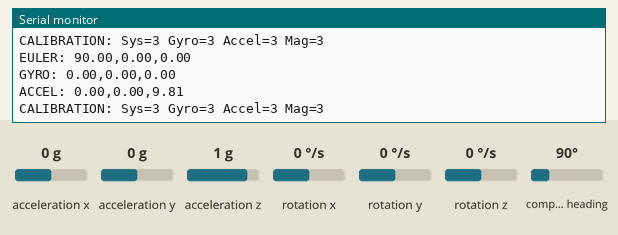
Bench run of a sketch on a simulated Arduino Uno, built with avr-gcc and run on an emulated ATmega328P. On the bench: the last lines printed to the serial monitor. Inputs (shaded band) come from the test bench; at power-on: acceleration x 0 g, acceleration y 0 g, acceleration z 1 g, rotation x 0 °/s, compass heading 90°, rotation y 0 °/s, rotation z 0 °/s.

Above: at 2.2 s.
2.3 s: acceleration x set to -1.4 g
At 3.3 s:
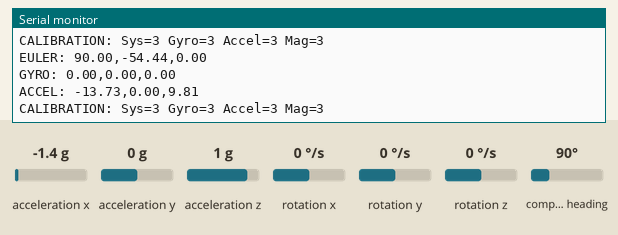
3.8 s: acceleration y set to -1.4 g
At 4.8 s:
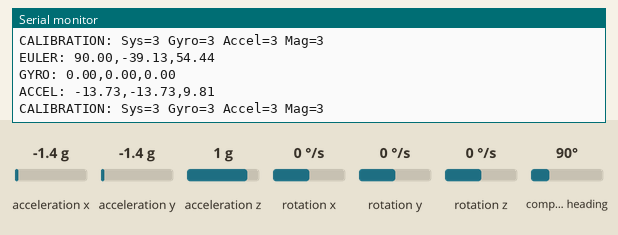
5.3 s: acceleration z set to -1.4 g
At 6.2 s:
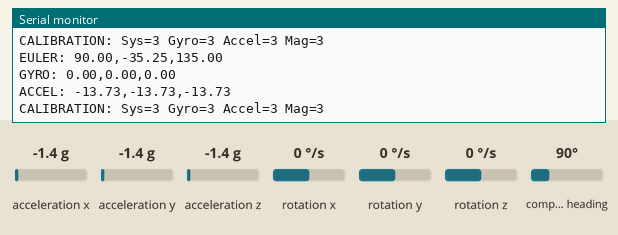
6.8 s: rotation x set to -192 °/s
At 7.9 s:
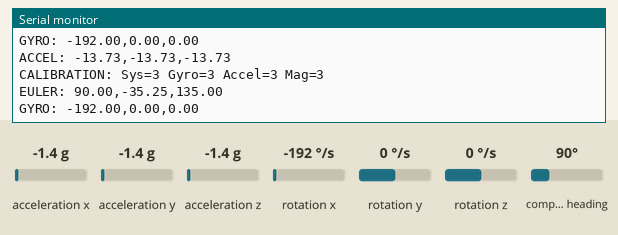
9.8 s: acceleration x set to 0 g
At 10.9 s:
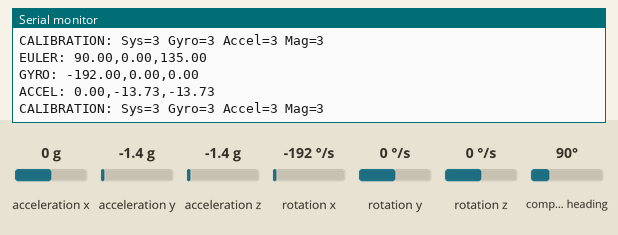
12.8 s: compass heading set to 7°
Timing chart, 0 to 15.8 s (numbered marks = the images above; inputs shaded):
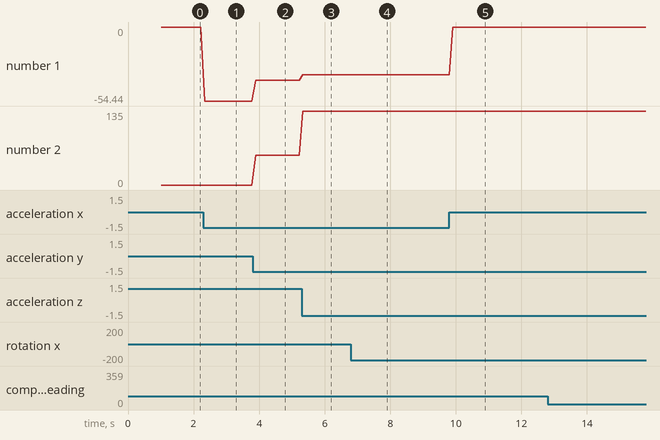

The sketch:

bno_test1.ino
```cpp
#include <Wire.h>
#include <Adafruit_Sensor.h>
#include <Adafruit_BNO055.h>
#include <utility/imumaths.h>

#define BNO055_SAMPLERATE_DELAY_MS (100) //delay between fresh examples

Adafruit_BNO055 bno = Adafruit_BNO055(-1, 0x28); //i2c address

void setup()
{
  // put your setup code here, to run once:
  Serial.begin(115200);

  //initialise
  if(!bno.begin())
  {
    /* There was a problem detecting the BNO055 ... check your connections */
    Serial.print("No BNO055 detected ... Check your wiring or I2C ADDR!");
    while(1);
  }
  else
  {
    Serial.println("BNO055 Initialised");
  }

  delay(1000);

  bno.setExtCrystalUse(true);
}

void loop() {
  // put your main code here, to run repeatedly:
  // Possible vector values can be:
  // - VECTOR_ACCELEROMETER - m/s^2
  // - VECTOR_MAGNETOMETER  - uT
  // - VECTOR_GYROSCOPE     - rad/s
  // - VECTOR_EULER         - degrees
  // - VECTOR_LINEARACCEL   - m/s^2
  // - VECTOR_GRAVITY       - m/s^2
  //imu::Vector<3> NAME = bno.getVector(Adafruit_BNO055::VECTOR_NAME)

  uint8_t system, gyro, accel, mag=0 ;
  bno.getCalibration(&system, &gyro, &accel, &mag);

  imu::Vector<3> euler = bno.getVector(Adafruit_BNO055::VECTOR_EULER);
  imu::Vector<3> gyros = bno.getVector(Adafruit_BNO055::VECTOR_GYROSCOPE);
  imu::Vector<3> acc = bno.getVector(Adafruit_BNO055::VECTOR_ACCELEROMETER);
  imu::Vector<3> magnet = bno.getVector(Adafruit_BNO055::VECTOR_MAGNETOMETER);

  //euler angle
  Serial.print("EULER: ");
  Serial.print(euler.x());
  Serial.print(",");
  Serial.print(euler.y());
  Serial.print(",");
  Serial.println(euler.z());

  //gyro
  Serial.print("GYRO: ");
  Serial.print(gyros.x());
  Serial.print(",");
  Serial.print(gyros.y());
  Serial.print(",");
  Serial.println(gyros.z());

  //accel
  Serial.print("ACCEL: ");
  Serial.print(acc.x());
  Serial.print(",");
  Serial.print(acc.y());
  Serial.print(",");
  Serial.println(acc.z());

  Serial.print("CALIBRATION: Sys=");
  Serial.print(system, DEC);
  Serial.print(" Gyro=");
  Serial.print(gyro, DEC);
  Serial.print(" Accel=");
  Serial.print(accel, DEC);
  Serial.print(" Mag=");
  Serial.println(mag, DEC);

  delay(BNO055_SAMPLERATE_DELAY_MS);
  //Serial.print("\t\t");
}
```

Measured:
- after the input at 2.3 s, the serial monitor: prints a new line at once (image 1)
- after the input at 3.8 s, the serial monitor: prints a new line after 0.09 s (image 2)
- after the input at 5.3 s, the serial monitor: prints a new line at once (image 3)
- after the input at 6.8 s, the serial monitor: prints a new line after 0.10 s (image 4)
- after the input at 9.8 s, the serial monitor: prints a new line after 0.10 s (image 5)
- plotted number 1: 0 → -54.44 after the input at 2.3 s, -54.44 → -39.13 after the input at 3.8 s, -39.13 → -35.25 after the input at 5.3 s
- plotted number 2: 0 → 54.44 after the input at 3.8 s, 54.44 → 135 after the input at 5.3 s
